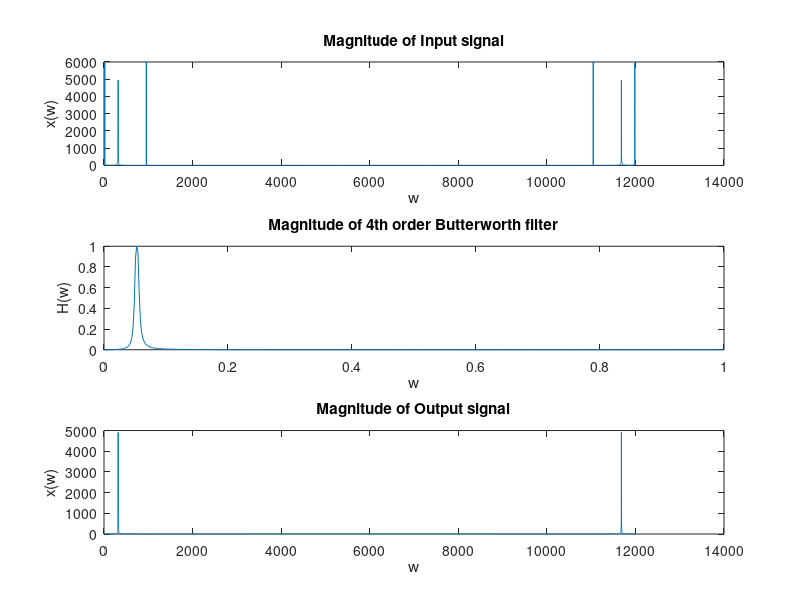
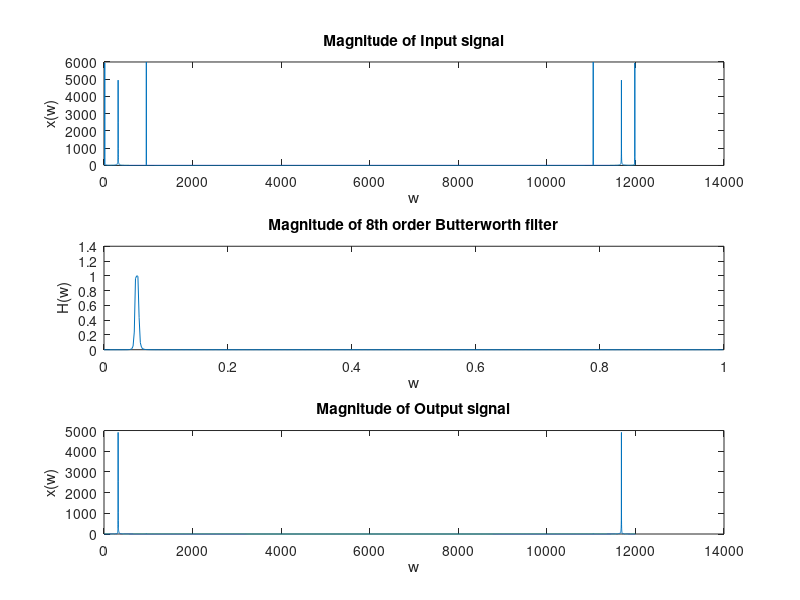
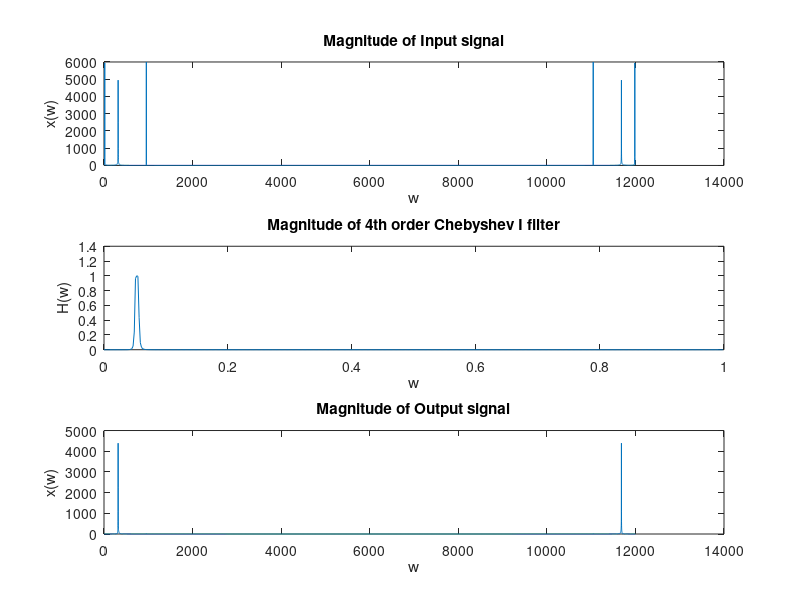
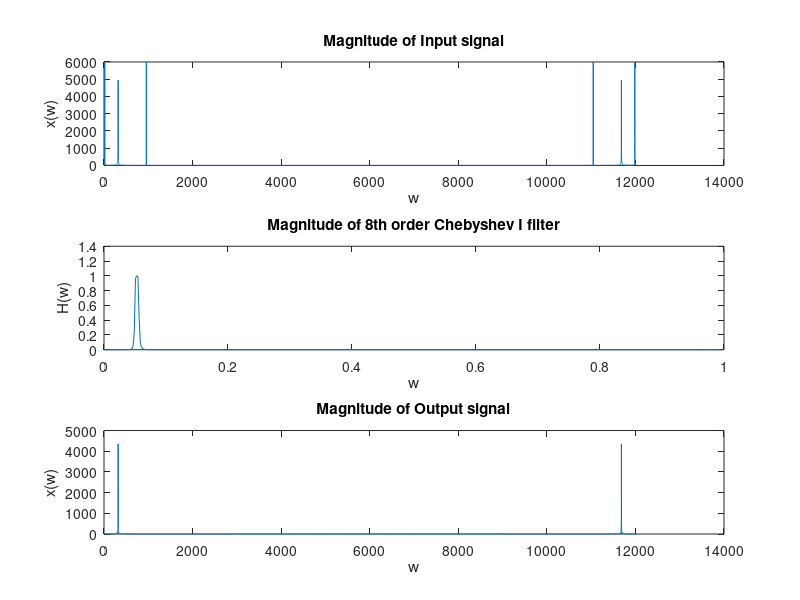

MATLAB code for these plots, in order:
clear
clc
close all


sampFreq = 12000;
halfPFreq1 = 300;
halfPFreq2 = 336;

n = (0: 1/sampFreq: 1);

x = sin(100 .* n) + sin(2000 .* n) + sin(6000 .* n);


%%%%%%%%%%%%%%%%%%%%%
% Butterworth filters
%%%%%%%%%%%%%%%%%%%%%

%%%%%%%%%% order: 4
order = 4;
[b, a] = butter(order/2, [halfPFreq1 halfPFreq2]/ (sampFreq/2), 'bandpass');
[H, freqRange] = freqz(b, a);

y = filter(b, a, x);

xFreq = fft(x);
yFreq = fft(y);

figure(1);

subplot(3, 1, 1)
plot(abs(xFreq))
title("Magnitude of Input signal")
xlabel("w")
ylabel("x(w)")

subplot(3, 1, 2)
plot(freqRange/pi, abs(H));
title("Magnitude of 4th order Butterworth filter")
xlabel("w")
ylabel("H(w)")

subplot(3, 1, 3)
plot(abs(yFreq))
title("Magnitude of Output signal")
xlabel("w")
ylabel("x(w)")

%%%%%%%%%% order: 8
order = 8;
[b, a] = butter(order/2, [halfPFreq1 halfPFreq2]/ (sampFreq/2));
[H, freqRange] = freqz(b, a);

y = filter(b, a, x);

figure(2);

subplot(3, 1, 1)
plot(abs(xFreq))
title("Magnitude of Input signal")
xlabel("w")
ylabel("x(w)")

subplot(3, 1, 2)
plot(freqRange/pi, abs(H));
title("Magnitude of 8th order Butterworth filter")
xlabel("w")
ylabel("H(w)")

subplot(3, 1, 3)
plot(abs(yFreq))
title("Magnitude of Output signal")
xlabel("w")
ylabel("x(w)")

%%%%%%%%%%%%%%%%%%%%%
% Chebyshev filters
%%%%%%%%%%%%%%%%%%%%%
Rp = 1;

%%%%%%%%%% order: 4
order = 4;

[b, a] = cheby1(order/2, Rp, [halfPFreq1 halfPFreq2]/ (sampFreq/2));
y = filter(b, a, x);

xFreq = fft(x);
yFreq = fft(y);

figure(3);

subplot(3, 1, 1)
plot(abs(xFreq))
title("Magnitude of Input signal")
xlabel("w")
ylabel("x(w)")

subplot(3, 1, 2)
plot(freqRange/pi, abs(H));
title("Magnitude of 4th order Chebyshev I filter")
xlabel("w")
ylabel("H(w)")

subplot(3, 1, 3)
plot(abs(yFreq))
title("Magnitude of Output signal")
xlabel("w")
ylabel("x(w)")

%%%%%%%%%% order: 8
order = 8;

[b, a] = cheby1(order/2, Rp, [halfPFreq1 halfPFreq2]/ (sampFreq/2));
y = filter(b, a, x);

xFreq = fft(x);
yFreq = fft(y);

figure(4);

subplot(3, 1, 1)
plot(abs(xFreq))
title("Magnitude of Input signal")
xlabel("w")
ylabel("x(w)")

subplot(3, 1, 2)
plot(freqRange/pi, abs(H));
title("Magnitude of 8th order Chebyshev I filter")
xlabel("w")
ylabel("H(w)")

subplot(3, 1, 3)
plot(abs(yFreq))
title("Magnitude of Output signal")
xlabel("w")
ylabel("x(w)")

%%%%%%%%%%%%%%%%%%%%%
% Elliptic filters
%%%%%%%%%%%%%%%%%%%%%

Rp = 1;
Rs = 60;

%%%%%%%%%% order: 4
order = 4;

[b, a] = ellip(order/2, Rp, Rs, [halfPFreq1 halfPFreq2]/ (sampFreq/2));
y = filter(b, a, x);

xFreq = fft(x);
yFreq = fft(y);

figure(5);

subplot(3, 1, 1)
plot(abs(xFreq))
title("Magnitude of Input signal")
xlabel("w")
ylabel("x(w)")

subplot(3, 1, 2)
plot(freqRange/pi, abs(H));
title("Magnitude of 4th order Elliptic filter")
xlabel("w")
ylabel("H(w)")

subplot(3, 1, 3)
plot(abs(yFreq))
title("Magnitude of Output signal")
xlabel("w")
ylabel("x(w)")

%%%%%%%%%% order: 8
order = 8;

[b, a] = ellip(order/2, Rp, Rs, [halfPFreq1 halfPFreq2]/ (sampFreq/2));
y = filter(b, a, x);

xFreq = fft(x);
yFreq = fft(y);

figure(6);

subplot(3, 1, 1)
plot(abs(xFreq))
title("Magnitude of Input signal")
xlabel("w")
ylabel("x(w)")

subplot(3, 1, 2)
plot(freqRange/pi, abs(H));
title("Magnitude of 8th order Elliptic filter")
xlabel("w")
ylabel("H(w)")

subplot(3, 1, 3)
plot(abs(yFreq))
title("Magnitude of Output signal")
xlabel("w")
ylabel("x(w)")
